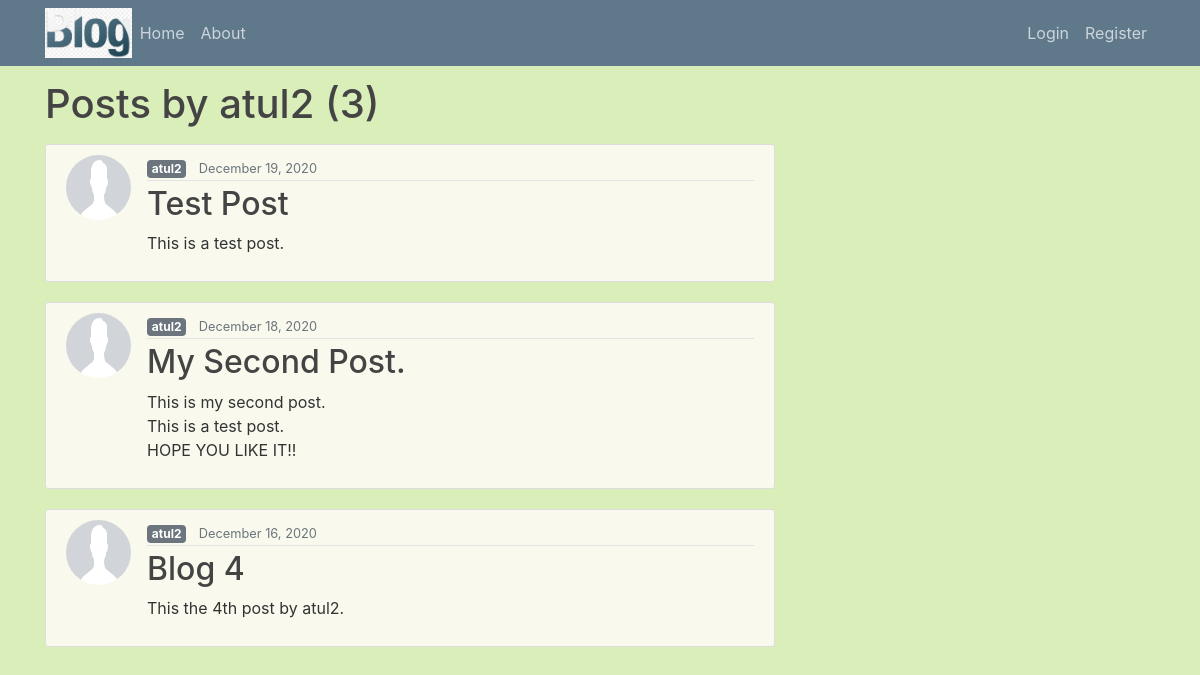
The page /post/atul2/ on the database as committed earlier.
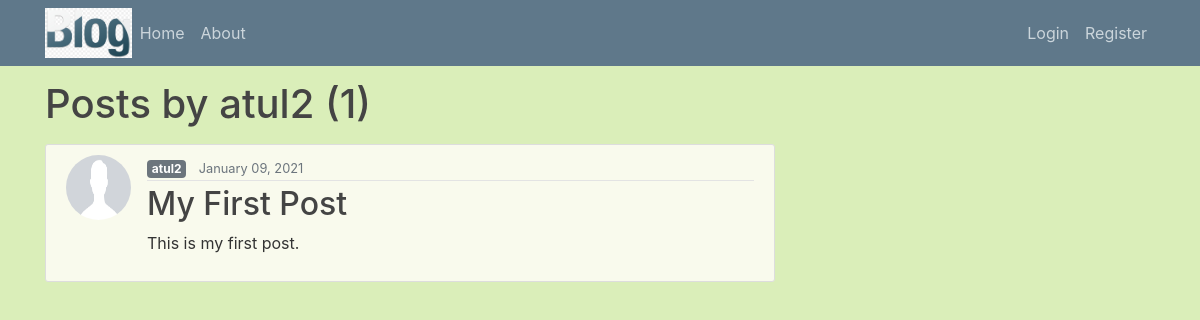
The same page on the database as committed later.
### blog/models.py (models this page shows, shortened)
class Post(models.Model):
    title=models.CharField(max_length=100)
    content=models.TextField()
    date_posted=models.DateTimeField(default=timezone.now)
    author=models.ForeignKey(User,on_delete=models.CASCADE)
    likes= models.ManyToManyField(User, related_name='likes', blank=True)
    dislikes= models.ManyToManyField(User, related_name='dislikes', blank=True)

### users/models.py (models this page shows, shortened)
class Profile(models.Model):
    user=models.OneToOneField(User, on_delete=models.CASCADE)
    image=models.ImageField(default='default.png',upload_to='profile_pics')

### blog/views.py (the view)
# urls.py: path('post/<str:username>/',views.UserPostListView.as_view(),name='user-posts'),
class UserPostListView(ListView):
    model= Post
    template_name= 'blog/user_post.html'
    context_object_name= 'posts'
    paginate_by= 5
    def get_queryset(self):
        user=get_object_or_404(User, username=self.kwargs.get('username'))
        return Post.objects.filter(author=user).order_by('-date_posted')

### blog/templates/blog/user_post.html (shortened to what this page needs)
{% extends 'blog/base.html' %}
{% load static %}
{% block content %}
    <h1 class="mb-3">Posts by {{view.kwargs.username}} ({{ page_obj.paginator.count }})</h1>
  {% for post in posts %}
    <article class="media content-section">
      <img class="rounded-circle article-img" src="{{post.author.profile.image.url}}">
      <div class="media-body">
        <div class="article-metadata">
          <a class="mr-2 badge badge-secondary" href="{% url 'user-posts' post.author.username %}">{{ post.author }}</a>
          <small class="text-muted">{{ post.date_posted|date:"F d, Y" }}</small>
        </div>
        <h2><a class="article-title" href="{% url 'post-detail' post.id %}">{{ post.title }}</a></h2>
        <p class="article-content">{{ post.content }}</p>
      </div>
  </article>
  {% endfor %}
{% endblock content %}

### blog/templates/blog/base.html (shortened to what this page needs)
{% load static %}
<!DOCTYPE html>
<html lang="en">
<head>
    <link rel="stylesheet" href="https://maxcdn.bootstrapcdn.com/bootstrap/4.0.0/css/bootstrap.min.css">
    <link rel="stylesheet" type="text/css" href="{% static 'css/main.css' %}">
</head>
<body>
    {% include 'blog/navbar.html' %}
    <main role="main" class="container">
        <div class="row">
            <div class="col-md-8">
            {% block content %}
            {% endblock %}
            </div>
        </div>
    </main>
</body>
</html>

### blog/templates/blog/navbar.html (shortened to what this page needs)
{% load static %}
<header class="site-header">
    <nav class="navbar navbar-expand-md navbar-dark bg-steel fixed-top">
      <div class="container">
        <a href="{% url 'blog-home' %}"><img src="{% static 'images/logo.png' %}" height="50px" alt="Hello"></a>
        <div class="collapse navbar-collapse" id="navbarToggle">
          <div class="navbar-nav mr-auto">
            <a class="nav-item nav-link"  href="{% url 'blog-home' %}">Home</a>
            <a class="nav-item nav-link"  href="{% url 'blog-about' %}">About</a>
          </div>
          <div class="navbar-nav">
            {% if user.is_authenticated %}
            <a class="nav-item nav-link" href="{% url 'post-create' %}">New Post</a>
            <a class="nav-item nav-link" href="{% url 'profile' %}">Profile</a>
            <a class="nav-item nav-link" href="{% url 'logout' %}">Logout</a>
            {% else %}
            <a class="nav-item nav-link" href="{% url 'login' %}">Login</a>
            <a class="nav-item nav-link" href="{% url 'register' %}">Register</a>
            {% endif%}
          </div>
        </div>
      </div>
    </nav>
  </header>

### static/css/main.css (style rules this page uses)
body { background: #daeeb9; color: #333333; margin-top: 5rem; }
h1, h2, h3, h4, h5, h6 { color: #444444; }
.bg-steel { background-color: #5f788a; }
.site-header .navbar-nav .nav-link { color: #cbd5db; }
.content-section { background: #f9faed; padding: 10px 20px; border: 1px solid #dddddd; border-radius: 3px; margin-bottom: 20px; }
.article-title { color: #444444; }
.article-content { white-space: pre-line; }
.article-img { height: 65px; width: 65px; margin-right: 16px; }
.article-metadata { padding-bottom: 1px; margin-bottom: 4px; border-bottom: 1px solid #e3e3e3 }

Rows that differ between the two databases and show on the page:
removed Post: author.profile.image (placeholder picture), author "atul2", date_posted "December 19, 2020", title "Test Post", content "This is a test post."
removed Post: author.profile.image (placeholder picture), author "atul2", date_posted "December 18, 2020", title "My Second Post.", content "This is my second post. This is a test post. HOPE YOU LIKE IT!!"
removed Post: author.profile.image (placeholder picture), author "atul2", date_posted "December 16, 2020", title "Blog 4", content "This the 4th post by atul2."
added Post: author.profile.image (placeholder picture), author "atul2", date_posted "January 09, 2021", title "My First Post", content "This is my first post."
Other text that changed with them:
{{ page_obj.paginator.count }}: "3" → "1"
